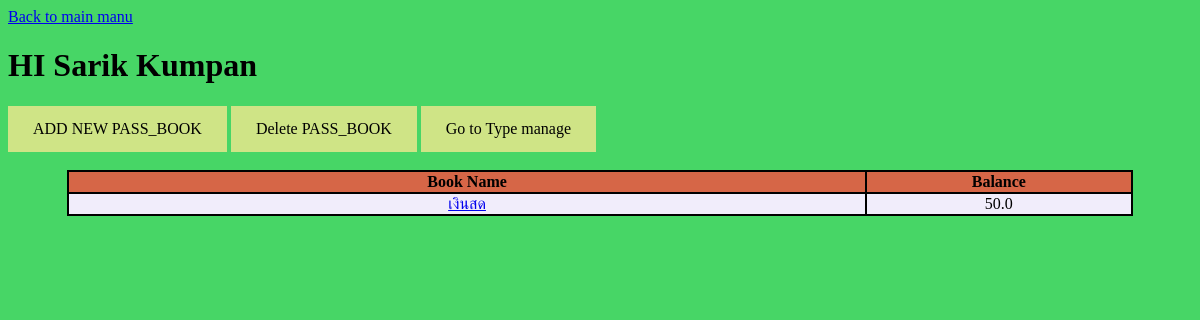
Page /accounting/8/user_book/ on the earlier database version.
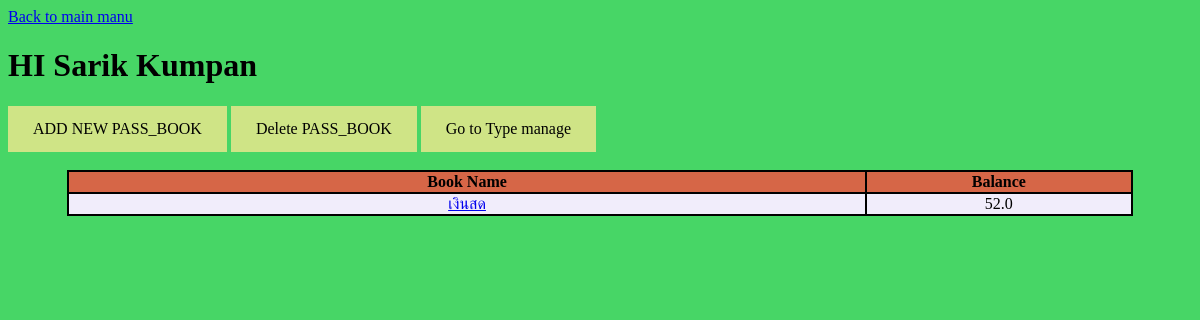
Same page on the later database version.
### accounting/models.py (models this page shows, shortened)
class Pass_book(models.Model):
    user = models.ForeignKey(User, on_delete=models.CASCADE)
    book_name = models.CharField(max_length=60)
    balance = models.FloatField(default=0)
    founded = models.DateTimeField('data founded')

### accounting/views.py (the view)
# urls.py: url(r'^(?P<pk>[0-9]+)/user_book/$', views.UserBook.as_view(), name='user_book'),
class UserBook(generic.DetailView): # for show all user book
    model = User
    template_name = 'accounting/user_book_page.html'

### accounting/templates/accounting/user_book_page.html (shortened to what this page needs)
<head>
</head>
<body style="background-color:47d666">
<a href="{% url 'accounting:index' %}">Back to main manu</a>
<h1> HI {{user.user_name}} </h1>
<a class="box" href="{% url 'accounting:add_book_page' pk=user.id %}">ADD NEW PASS_BOOK</a>
<a class="box" href="{% url 'accounting:delete_book_page' pk=user.id %}">Delete PASS_BOOK</a>
<a class="box" href="{% url 'accounting:type_manage' pk=user.id %}">Go to Type manage</a>
<br><br>
<center>
{% if user.pass_book_set.all %}
    <table>
    	<tr>
			<th class="book">Book Name</th>
			<th>Balance</th>
		</tr>
	{% for book in user.pass_book_set.all %}
        <tr>
		    <td><a href="{% url 'accounting:book_detail' pk=book.id%}">{{book.book_name}}</a></td>
            <td style="text-align:center">{{book.balance}}</td>
        </tr>
	{% endfor %}
{% endif %}
</center>
</body>

Differences in the rows shown:
changed Pass_book "เงินสด": balance "50.0" → "52.0"
